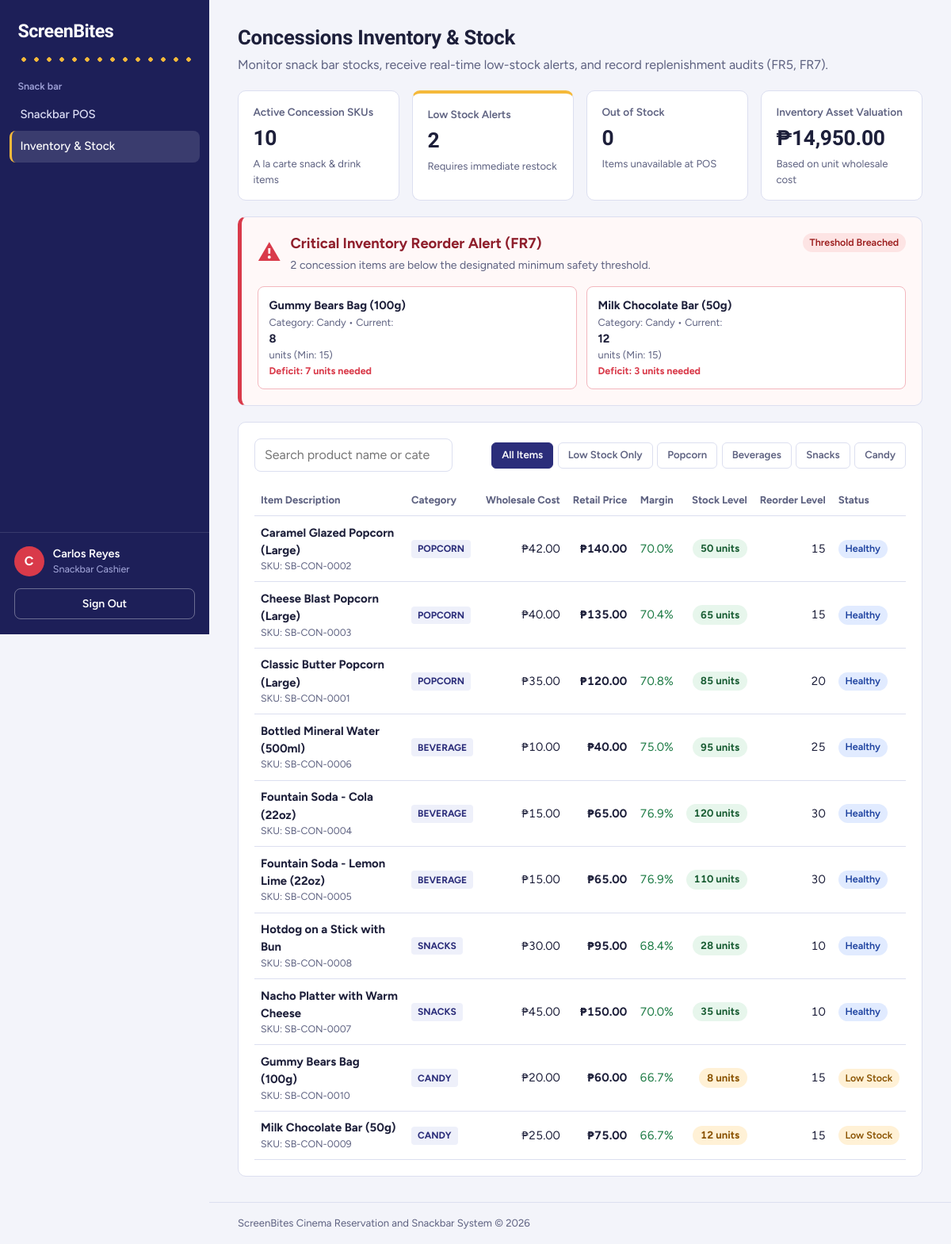
The app's page /inventory (signed in) with its own data.
### tables this page shows
CREATE TABLE products (
    product_id INT UNSIGNED AUTO_INCREMENT PRIMARY KEY,
    product_name VARCHAR(100) NOT NULL,
    category ENUM('Popcorn', 'Beverage', 'Snacks', 'Candy') NOT NULL,
    unit_cost DECIMAL(8, 2) NOT NULL,
    retail_price DECIMAL(8, 2) NOT NULL,
    current_stock INT NOT NULL DEFAULT 0,
    reorder_level INT UNSIGNED NOT NULL DEFAULT 15,
    is_active BOOLEAN NOT NULL DEFAULT TRUE,
    created_at TIMESTAMP NOT NULL DEFAULT CURRENT_TIMESTAMP,
    updated_at TIMESTAMP NOT NULL DEFAULT CURRENT_TIMESTAMP ON UPDATE CURRENT_TIMESTAMP,
    CONSTRAINT uq_products_name UNIQUE (product_name),
    CONSTRAINT chk_products_cost CHECK (unit_cost >= 0.00),
    CONSTRAINT chk_products_price CHECK (retail_price >= unit_cost),
    CONSTRAINT chk_products_stock CHECK (current_stock >= 0)
);

### app/views/concessions/inventory.php (the view, shortened to what the rows shown need)
<?php
$e = fn($v): string => htmlspecialchars((string)$v, ENT_QUOTES, 'UTF-8');
$peso = "\u{20B1}";
$fmt = fn($n): string => number_format((float)$n, 2);
$products       = is_array($products ?? null) ? $products : [];
$lowStockAlerts = is_array($lowStockAlerts ?? null) ? $lowStockAlerts : [];
$isAdmin        = ($userRole ?? '') === ROLE_ADMIN;
$totalSkus       = count($products);
$lowStockCount   = count($lowStockAlerts);
$outOfStockCount = 0;
$totalInventoryValue = 0.00;
foreach ($products as $p) {
    $stock = (int)$p['current_stock'];
    $cost  = (float)$p['unit_cost'];
    $totalInventoryValue += ($stock * $cost);
}
?>
<div class="page-head">
    <div>
        <h1>Concessions Inventory &amp; Stock</h1>
        <p>Monitor snack bar stocks, receive real-time low-stock alerts, and record replenishment audits (FR5, FR7).</p>
    </div>
</div>
<div class="kpi-grid">
    <div class="kpi">
        <p class="kpi-label">Active Concession SKUs</p>
        <p class="kpi-value"><?= $totalSkus; ?></p>
        <p class="kpi-note">A la carte snack &amp; drink items</p>
    </div>
    <div class="kpi <?= $lowStockCount > 0 ? 'is-key' : ''; ?>">
        <p class="kpi-label">Low Stock Alerts</p>
        <p class="kpi-value <?= $lowStockCount > 0 ? 'text-danger' : ''; ?>"><?= $lowStockCount; ?></p>
        <p class="kpi-note"><?= $lowStockCount > 0 ? 'Requires immediate restock' : 'All items at healthy stock'; ?></p>
    </div>
    <div class="kpi">
        <p class="kpi-label">Out of Stock</p>
        <p class="kpi-value <?= $outOfStockCount > 0 ? 'text-danger' : ''; ?>"><?= $outOfStockCount; ?></p>
        <p class="kpi-note">Items unavailable at POS</p>
    </div>
    <div class="kpi">
        <p class="kpi-label">Inventory Asset Valuation</p>
        <p class="kpi-value"><?= $peso . $fmt($totalInventoryValue); ?></p>
        <p class="kpi-note">Based on unit wholesale cost</p>
    </div>
</div>
<?php if (!empty($lowStockAlerts)): ?>
<section class="card inv-alert-card" aria-label="Low Stock Alerts">
    <div class="inv-alert-header">
        <div class="inv-alert-title-wrap">
            <span class="inv-alert-icon" aria-hidden="true">&#9888;</span>
            <div>
                <h2 class="inv-alert-title">Critical Inventory Reorder Alert (FR7)</h2>
                <p class="inv-alert-subtitle"><?= $lowStockCount; ?> concession <?= $lowStockCount === 1 ? 'item is' : 'items are'; ?> below the designated minimum safety threshold.</p>
            </div>
        </div>
        <span class="audit-badge is-danger">Threshold Breached</span>
    </div>
    <div class="inv-alert-grid">
        <?php foreach ($lowStockAlerts as $alert):
            $aStock = (int)$alert['current_stock'];
            $aReorder = (int)$alert['reorder_level'];
            $aDeficit = (int)$alert['units_deficit'];
        ?>
            <div class="inv-alert-item">
                <div class="inv-alert-item-info">
                    <strong><?= $e($alert['product_name']); ?></strong>
                    <span class="inv-alert-meta">
                        Category: <?= $e($alert['category']); ?> &bull; Current: <span class="text-danger"><strong><?= $aStock; ?></strong> units</span> (Min: <?= $aReorder; ?>)
                    </span>
                    <span class="inv-alert-deficit">Deficit: <?= $aDeficit; ?> <?= $aDeficit === 1 ? 'unit' : 'units'; ?> needed</span>
                </div>
            </div>
        <?php endforeach; ?>
    </div>
</section>
<?php endif; ?>
<section class="card" aria-label="Product Stock Ledger">
    <div class="inv-toolbar">
        <div class="inv-search-wrap">
            <input type="search" id="invSearch" placeholder="Search product name or category..." aria-label="Filter inventory table">
        </div>
        <div class="inv-filter-group" role="group" aria-label="Stock status filter">
            <button type="button" class="inv-filter-btn active" data-filter="all">All Items</button>
            <button type="button" class="inv-filter-btn" data-filter="low">Low Stock Only</button>
            <button type="button" class="inv-filter-btn" data-filter="Popcorn">Popcorn</button>
            <button type="button" class="inv-filter-btn" data-filter="Beverage">Beverages</button>
            <button type="button" class="inv-filter-btn" data-filter="Snacks">Snacks</button>
            <button type="button" class="inv-filter-btn" data-filter="Candy">Candy</button>
        </div>
    </div>
    <div class="table-scroll">
        <table class="ledger inv-table" id="invTable">
            <thead>
                <tr>
                    <th>Item Description</th>
                    <th>Category</th>
                    <th class="num">Wholesale Cost</th>
                    <th class="num">Retail Price</th>
                    <th class="num">Margin</th>
                    <th class="num">Stock Level</th>
                    <th class="num">Reorder Level</th>
                    <th>Status</th>
                </tr>
            </thead>
            <tbody>
                <?php if (empty($products)): ?>
                    <tr>
                        <td colspan="<?= $isAdmin ? 9 : 8; ?>" class="empty-note">No concession products found in inventory.</td>
                    </tr>
                <?php else: ?>
                    <?php foreach ($products as $p):
                        $pId = (int)$p['product_id'];
                        $stock = (int)$p['current_stock'];
                        $reorder = (int)$p['reorder_level'];
                        $cost = (float)$p['unit_cost'];
                        $price = (float)$p['retail_price'];
                        $isLow = (bool)($p['is_low_stock'] ?? ($stock <= $reorder));
                        $isOut = ($stock <= 0);
                        $marginPct = $price > 0 ? (($price - $cost) / $price) * 100 : 0;
                        $cat = (string)$p['category'];
                    ?>
                        <tr class="inv-row <?= $isOut ? 'is-out' : ($isLow ? 'is-low' : ''); ?>"
                            data-name="<?= $e(strtolower($p['product_name'] . ' ' . $cat)); ?>"
                            data-category="<?= $e($cat); ?>"
                            data-low="<?= ($isLow || $isOut) ? 'true' : 'false'; ?>">
                            <td>
                                <strong><?= $e($p['product_name']); ?></strong>
                                <small>SKU: SB-CON-<?= str_pad((string)$pId, 4, '0', STR_PAD_LEFT); ?></small>
                            </td>
                            <td>
                                <span class="pos-category-tag"><?= $e($cat); ?></span>
                            </td>
                            <td class="num"><?= $peso . $fmt($cost); ?></td>
                            <td class="num"><strong><?= $peso . $fmt($price); ?></strong></td>
                            <td class="num">
                                <span class="<?= $marginPct >= 50 ? 'is-positive' : ''; ?>">
                                    <?= number_format($marginPct, 1); ?>%
                                </span>
                            </td>
                            <td class="num">
                                <span class="stock-pill <?= $isOut ? 'pill-out' : ($isLow ? 'pill-low' : 'pill-ok'); ?>">
                                    <?= $stock; ?> units
                                </span>
                            </td>
                            <td class="num"><?= $reorder; ?></td>
                            <td>
                                <?php if ($isOut): ?>
                                    <span class="audit-badge is-danger">Out of Stock</span>
                                <?php elseif ($isLow): ?>
                                    <span class="audit-badge is-warn">Low Stock</span>
                                <?php else: ?>
                                    <span class="audit-badge is-info">Healthy</span>
                                <?php endif; ?>
                            </td>
                        </tr>
                    <?php endforeach; ?>
                <?php endif; ?>
            </tbody>
        </table>
    </div>
</section>

### core/Router.php (shortened to what the rows shown need)
<?php
class Router
{
    private array $routes = [];
    private function addRoute(string $method, string $path, string $handler): void
    {
        $trimmedPath = trim($path, '/');
        $pattern = preg_replace('/\{([a-zA-Z0-9_]+)\}/', '(?P<$1>[^/]+)', $trimmedPath);
        $regex = '#^' . ($pattern === '' ? '' : $pattern) . '$#';
        $this->routes[] = [
            'method'  => strtoupper($method),
            'pattern' => $regex,
            'handler' => $handler
        ];
    }
    private function getRequestUri(): string
    {
        $requestUri = parse_url($_SERVER['REQUEST_URI'] ?? '/', PHP_URL_PATH);
        $scriptName = $_SERVER['SCRIPT_NAME'] ?? '';
        $baseDir = dirname($scriptName);
        $baseDir = str_replace('\\', '/', $baseDir);
        return trim($requestUri, '/');
    }
    public function dispatch(): void
    {
        $requestMethod = strtoupper($_SERVER['REQUEST_METHOD'] ?? 'GET');
        $requestUri = $this->getRequestUri();
        foreach ($this->routes as $route) {
            if ($route['method'] !== $requestMethod) {
                continue;
            }
            if (preg_match($route['pattern'], $requestUri, $matches)) {
                $params = array_filter(
                    $matches,
                    fn($key) => !is_numeric($key),
                    ARRAY_FILTER_USE_KEY
                );
                $this->executeHandler($route['handler'], $params);
                return;
            }
        }
    }
    private function executeHandler(string $handler, array $params): void
    {
        [$controllerName, $method] = explode('@', $handler);
        $controllerInstance = new $fullyQualifiedController();
        call_user_func_array([$controllerInstance, $method], array_values($params));
    }
}

### records on screen
products: product_name "Gummy Bears Bag (100g)", category "Candy", current_stock "8", reorder_level "15", aDeficit "7", product_id "0010", category "CANDY", unit_cost "20.00", retail_price "60.00", marginPct "66.7", shows "Low Stock"
products: product_name "Milk Chocolate Bar (50g)", category "Candy", current_stock "12", reorder_level "15", aDeficit "3", product_id "0009", category "CANDY", unit_cost "25.00", retail_price "75.00", marginPct "66.7", shows "Low Stock"
products: product_name "Caramel Glazed Popcorn (Large)", product_id "0002", category "POPCORN", unit_cost "42.00", retail_price "140.00", marginPct "70.0", current_stock "50", reorder_level "15", shows "Healthy"
products: product_name "Cheese Blast Popcorn (Large)", product_id "0003", category "POPCORN", unit_cost "40.00", retail_price "135.00", marginPct "70.4", current_stock "65", reorder_level "15", shows "Healthy"
products: product_name "Classic Butter Popcorn (Large)", product_id "0001", category "POPCORN", unit_cost "35.00", retail_price "120.00", marginPct "70.8", current_stock "85", reorder_level "20", shows "Healthy"
products: product_name "Bottled Mineral Water (500ml)", product_id "0006", category "BEVERAGE", unit_cost "10.00", retail_price "40.00", marginPct "75.0", current_stock "95", reorder_level "25", shows "Healthy"
products: product_name "Fountain Soda - Cola (22oz)", product_id "0004", category "BEVERAGE", unit_cost "15.00", retail_price "65.00", marginPct "76.9", current_stock "120", reorder_level "30", shows "Healthy"
products: product_name "Fountain Soda - Lemon Lime (22oz)", product_id "0005", category "BEVERAGE", unit_cost "15.00", retail_price "65.00", marginPct "76.9", current_stock "110", reorder_level "30", shows "Healthy"
products: product_name "Hotdog on a Stick with Bun", product_id "0008", category "SNACKS", unit_cost "30.00", retail_price "95.00", marginPct "68.4", current_stock "28", reorder_level "10", shows "Healthy"
products: product_name "Nacho Platter with Warm Cheese", product_id "0007", category "SNACKS", unit_cost "45.00", retail_price "150.00", marginPct "70.0", current_stock "35", reorder_level "10", shows "Healthy"

### other values on screen
$group['label'] "Snack bar"
$label "Snackbar POS"
$label "Inventory & Stock"
$totalSkus "10"
$lowStockCount "2"
$outOfStockCount "0"
$fmt($totalInventoryValue) "14,950.00"
